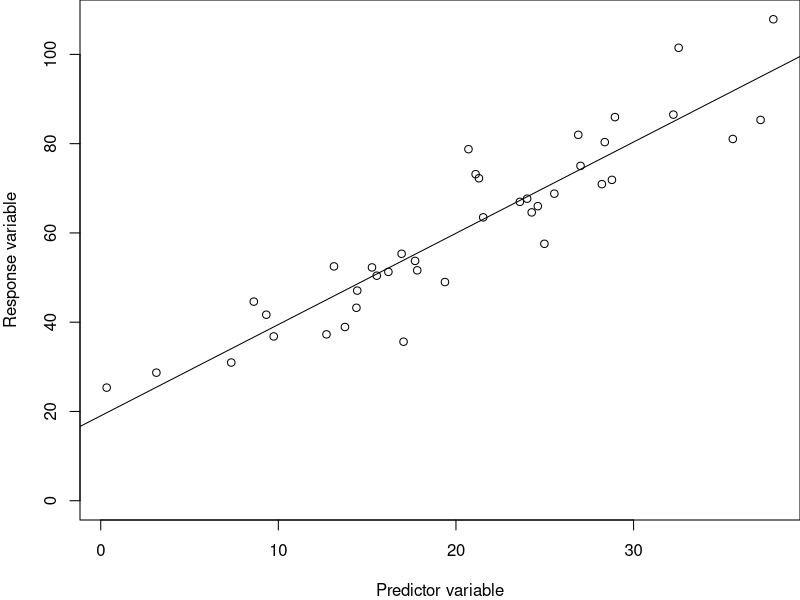
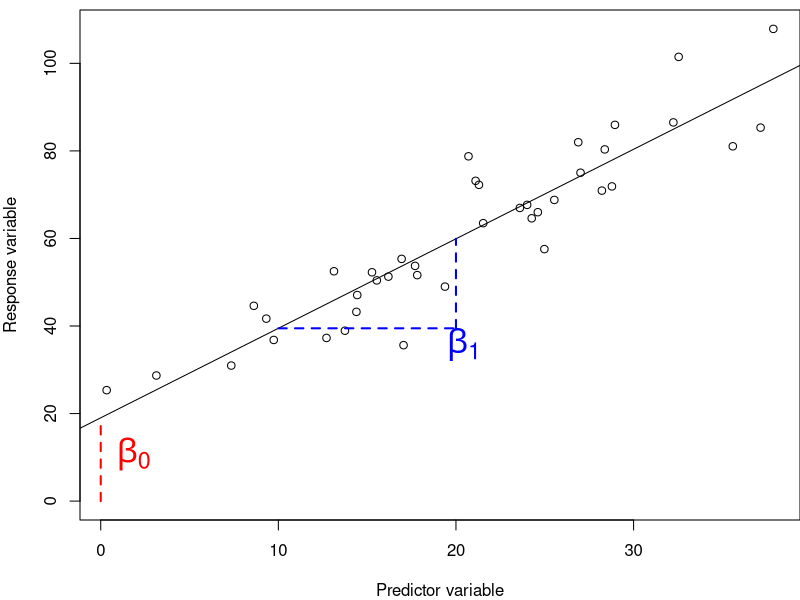
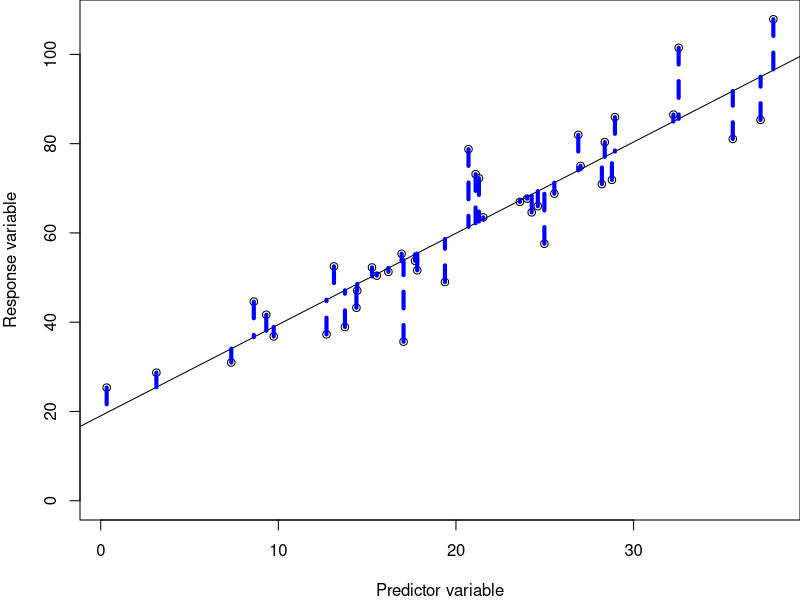
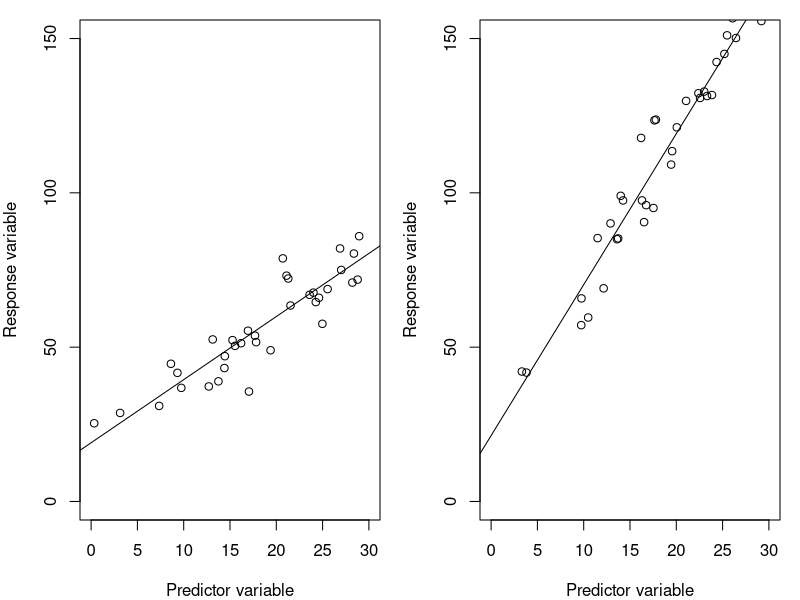
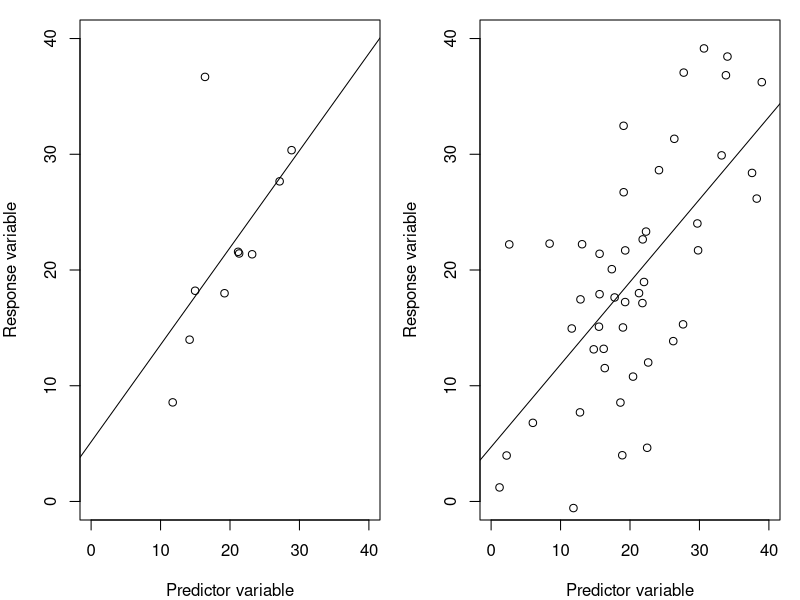
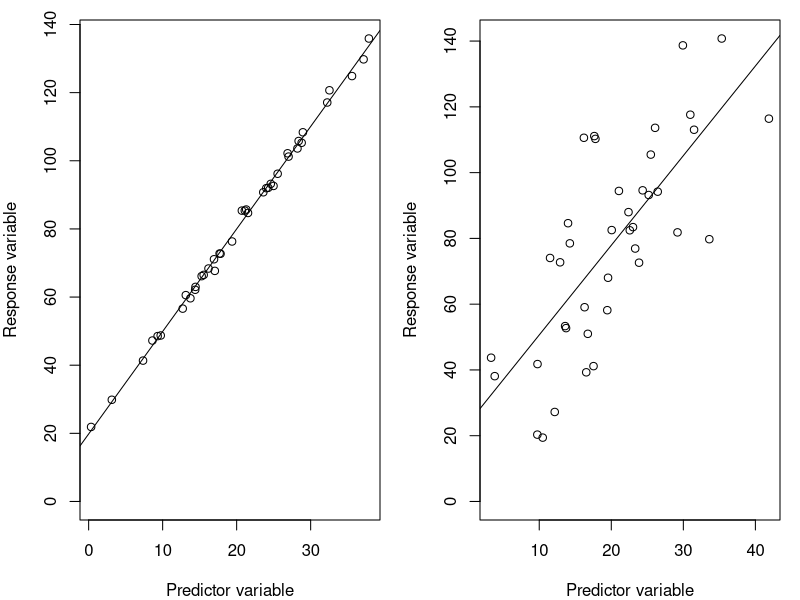
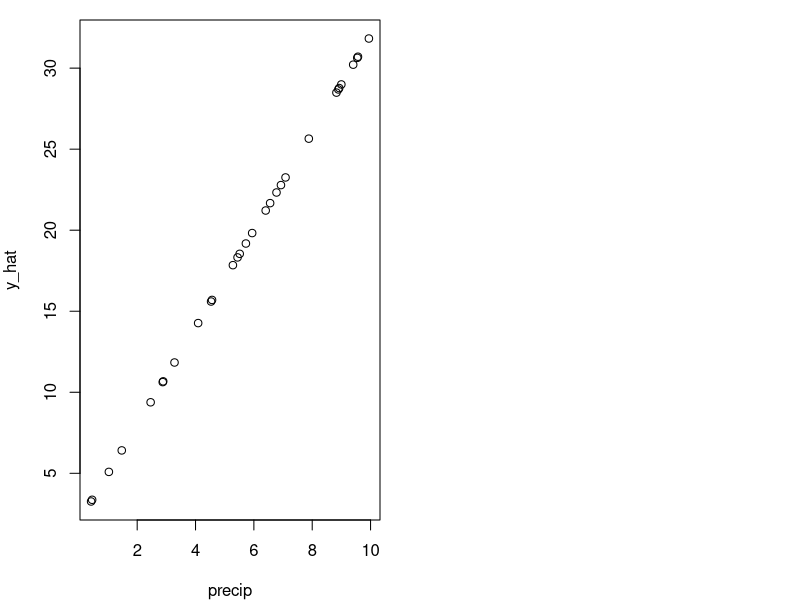

These charts were generated, in order, by the following R code: (Note: this script raises an error after producing the figures.)
## ---- chunk 1

knitr::opts_chunk$set(
	echo = TRUE,
	message = FALSE,
	warning = FALSE,
	cache = TRUE
)
## ---- chunk 2

#  NRES 710, Linear Regression  
#     University of Nevada, Reno
#     Introduction to basic linear regression   

## ---- chunk 3
# Set the seed for reproducibility & adjust plot margins
set.seed(123); par(mar = c(4, 4, 0, 0))

# Simulate two continuous variables
n <- 40
x <- rnorm(n, mean = 20, sd = 10)
y <- 20 + 2 * x + rnorm(n, mean = 0, sd = 8)

# Create a data frame
datum <- data.frame(x = x, y = y)

# Plot the data
plot(y ~ x, data = datum,
     ylim=c(0, max(datum$y)), xlab = "Predictor variable", ylab = "Response variable")

# Add a line to the plot
results <- lm(y ~ x, data = datum)
abline(results)
## ---- chunk 4
# Set the seed for reproducibility & adjust plot margins
set.seed(123); par(mar = c(4, 4, 0.5, 0))

# Simulate two continuous variables
n <- 40
x <- rnorm(n, mean = 20, sd = 10)
y <- 20 + 2 * x + rnorm(n, mean = 0, sd = 8)

# Create a data frame
datum <- data.frame(x = x, y = y)

# Plot the data
plot(y ~ x, data = datum,
     ylim=c(0, max(datum$y)), xlab = "Predictor variable", ylab = "Response variable")

# Add a line to the plot
results <- lm(y ~ x, data = datum)
abline(results)

# Extract the coefficients
coeffs <- coef(results)
beta0 <- coeffs[1]
beta1 <- coeffs[2]

# Add labels for Beta0 (intercept) and Beta1 (slope)
text(x = min(datum$x), y = beta0/2, labels = expression(beta[0]), pos = 4, col = "red", font = 2, cex = 2)
text(x = max(datum$x)/2, y = beta0 + beta1 * (max(datum$x)/5), labels = expression(beta[1]), pos = 4, col = "blue", font = 2, cex = 2)

# Add vertical line from origin to regression line for beta0
#abline(v = 0, col = "red", lty = 2)
segments(x0 = 0, y0 = 0, x1 = 0, y1 = beta0, col = "red", lty = 2, lwd = 2)

# Define points to illustrate rise over run for slope beta1
x1 <- 10
x2 <- 20
y1 <- beta0 + beta1 * x1
y2 <- beta0 + beta1 * x2

# Add horizontal and vertical lines to represent rise over run
segments(x0 = x1, y0 = y1, x1 = x2, y1 = y1, col = "blue", lty = 2, lwd = 2) # Run
segments(x0 = x2, y0 = y1, x1 = x2, y1 = y2, col = "blue", lty = 2, lwd = 2) # Rise
## ---- chunk 5
# Set the seed for reproducibility & adjust plot margins
set.seed(123); par(mar = c(4, 4, 0, 0))

# Simulate two continuous variables
n <- 40
x <- rnorm(n, mean = 20, sd = 10)
y <- 20 + 2 * x + rnorm(n, mean = 0, sd = 8)

# Create a data frame
datum <- data.frame(x = x, y = y)

# Plot the data
plot(y ~ x, data = datum,
     ylim=c(0, max(datum$y)), xlab = "Predictor variable", ylab = "Response variable")

# Add a line to the plot
results <- lm(y ~ x, data = datum)
abline(results)

# Calculate the predicted values and residuals
datum$y_hat <- predict(results)
datum$residuals <- datum$y - datum$y_hat

# Add vertical lines to show residuals for a subset of points
# Choose a subset of points for better visualization
subset_indices <- seq(1, n, length.out = n)

for (i in subset_indices) {
  segments(x0 = datum$x[i], y0 = datum$y[i], x1 = datum$x[i], y1 = datum$y_hat[i], col = "blue", lty = 2, lwd = 4)
}

## ---- chunk 6
# Set the seed for reproducibility
set.seed(123)

# Adjust margins
par(mar = c(4, 4, 1, 1))

# Set up the plotting area to display two plots side by side
par(mfrow = c(1, 2))

# Simulate data for the shallow slope
n <- 40
x1 <- rnorm(n, mean = 20, sd = 10)
y1 <- 20 + 2 * x1 + rnorm(n, mean = 0, sd = 8)

# Create a data frame for the shallow slope
datum1 <- data.frame(x = x1, y = y1)

# Plot the data with the shallow slope
plot(y ~ x, data = datum1,
     xlim=c(0, 30), ylim = c(0, 150),
     xlab = "Predictor variable", ylab = "Response variable")

# Add a line to the plot for the shallow slope
results1 <- lm(y ~ x, data = datum1)
abline(results1)

# Simulate data for the steep slope
x2 <- rnorm(n, mean = 20, sd = 10)
y2 <- 20 + 5 * x2 + rnorm(n, mean = 0, sd = 8)

# Create a data frame for the steep slope
datum2 <- data.frame(x = x2, y = y2)

# Plot the data with the steep slope
plot(y ~ x, data = datum2,
     xlim=c(0, 30), ylim = c(0, 150),
     xlab = "Predictor variable", ylab = "Response variable")

# Add a line to the plot for the steep slope
results2 <- lm(y ~ x, data = datum2)
abline(results2)
## ---- chunk 7
# Set the seed for reproducibility
set.seed(100)

# Adjust margins
par(mar = c(4, 4, 1, 1))

# Set up the plotting area to display two plots side by side
par(mfrow = c(1, 2))

# Simulate data with small sample size
n <- 10
x3 <- rnorm(n, mean = 20, sd = 10)
y3 <- 10 + 0.5 * x3 + rnorm(n, mean = 0, sd = 8)

# Create a data frame
datum3 <- data.frame(x = x3, y = y3)

# Plot the data
plot(y ~ x, data = datum3,
     ylim=c(0, 40), xlim = c(0, 40),
     xlab = "Predictor variable", ylab = "Response variable")

# Add a line to the plot for the shallow slope
results3 <- lm(y ~ x, data = datum3)
abline(results3)

# Simulate data with large sample size
n <- 50
x4 <- rnorm(n, mean = 20, sd = 10)
y4 <- 10 + 0.5 * x4 + rnorm(n, mean = 0, sd = 8)

# Create a data frame 
datum4 <- data.frame(x = x4, y = y4)

# Plot the data
plot(y ~ x, data = datum4,
     ylim=c(0, 40), xlim = c(0, 40),
     xlab = "Predictor variable", ylab = "Response variable")

# Add a line to the plot
results4 <- lm(y ~ x, data = datum4)
abline(results4)
## ---- chunk 8
# Set the seed for reproducibility
set.seed(123)

# Adjust margins
par(mar = c(4, 4, 1, 1))

# Set up the plotting area to display two plots side by side
par(mfrow = c(1, 2))

# Simulate data for the shallow slope
n <- 40
x1 <- rnorm(n, mean = 20, sd = 10)
y1 <- 20 + 3 * x1 + rnorm(n, mean = 0, sd = 1.5)

# Create a data frame for the shallow slope
datum1 <- data.frame(x = x1, y = y1)

# Plot the data with the shallow slope
plot(y ~ x, data = datum1,
     ylim=c(0, max(datum1$y)), xlab = "Predictor variable", ylab = "Response variable")

# Add a line to the plot for the shallow slope
results1 <- lm(y ~ x, data = datum1)
abline(results1)

# Simulate data for the shallow slope
x2 <- rnorm(n, mean = 20, sd = 10)
y2 <- 20 + 3 * x2 + rnorm(n, mean = 0, sd = 20)

# Create a data frame for the steep slope
datum2 <- data.frame(x = x2, y = y2)

# Plot the data with the steep slope
plot(y ~ x, data = datum2,
     ylim=c(0, max(datum2$y)), xlab = "Predictor variable", ylab = "Response variable")

# Add a line to the plot for the steep slope
results2 <- lm(y ~ x, data = datum2)
abline(results2)
## ---- chunk 9
### To learn regression in R, let's simulate data so we know what 'Truth' is

# Set the seed for reproducibility
set.seed(123)

# Simulate a continuous predictor variable, precipitation
n <- 30
precip <- runif(n, min = 0, max = 10)

# Simulate the true, predicted response of biomass to precip (y-hat)
y_hat <- 2 + 3 * precip

# What does this look like?
plot(y_hat ~ precip)

# Simulate error for the response variable
error <- rnorm(n, mean = 0, sd = 2)

# Create the response variable, biomass
# biomass = beta0 + beta1 * precip + epsilon
biomass <- y_hat + error

# Create a data frame
datum <- data.frame(precip = precip, y_hat = y_hat, error = error, biomass = biomass)

# Save this dataset
write.csv(datum, "lecture_3_dataset1.csv")


### Analyze the data

# Read in the dataset
datum <- read.csv("lecture_3_dataset1.csv")

# Observe the first few rows of our data
# head(datum)

# First thing we should do when starting an analysis is.. look at our data!
plot(biomass ~ precip, data = datum)

## ---- chunk 10
# Ask R for information about how 'lm()' works
help(lm)
?lm()

## ---- chunk 11
# Fit the linear model
results <- lm(biomass ~ precip, data = datum)

# Examine the results
summary(results)

## ---- chunk 12
# Plot the data with the line of best fit
plot(biomass ~ precip)
abline(results)

# Maybe you are used to seeing ANOVA tables...
anova(results)

# This should look similar to the bottom line from our regression output
